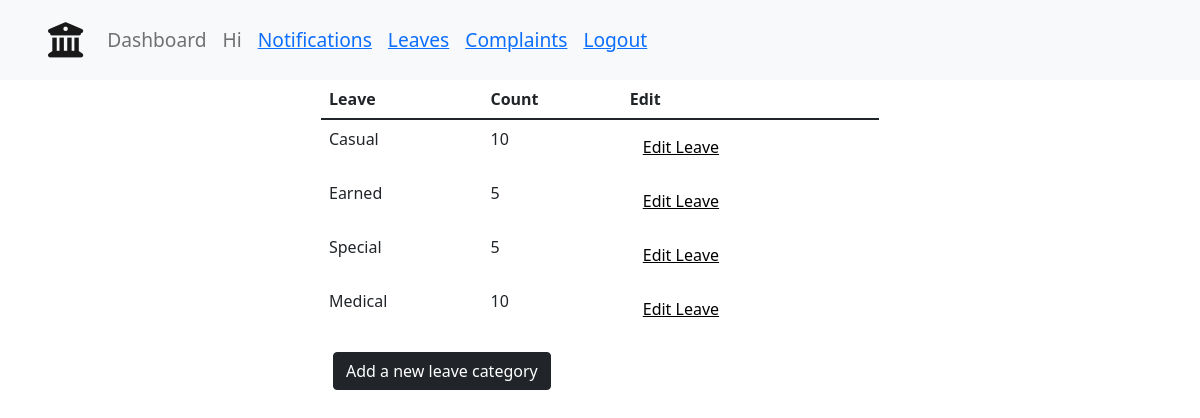
The app's page /admin-dashboard/current-year-leaves/ (signed in), older data.
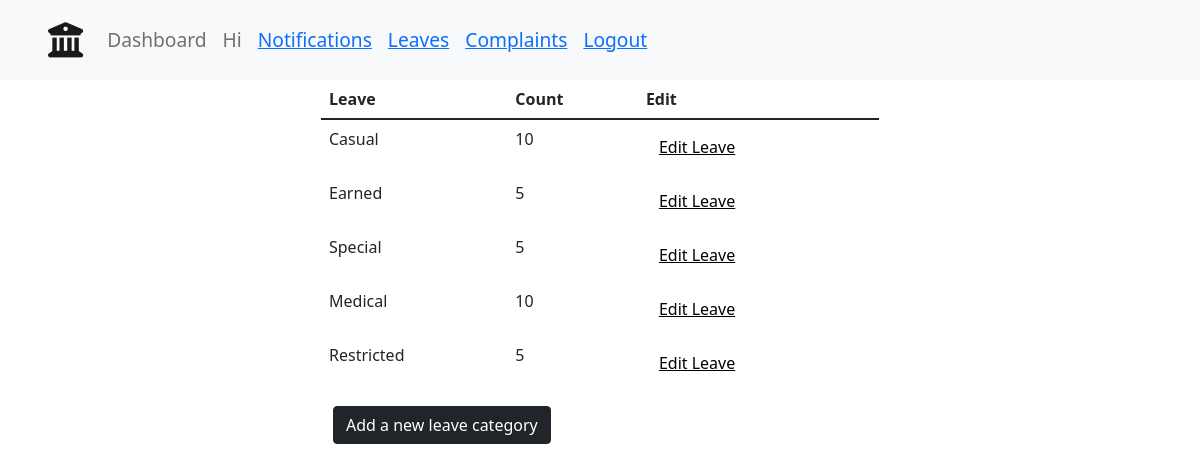
The same page, newer data.
### main/models.py (models this page shows, shortened)
class TotalLeaves(models.Model):
    LeaveName = models.CharField(max_length=100, blank=True)
    count = models.IntegerField(default=0)
    year = models.IntegerField(default=2021)

### main/views.py (the view)
# urls.py: path('admin-dashboard/current-year-leaves/', views.adminLeaves, name='adminLeaves'),
@login_required
def adminLeaves(request):
	if request.user.is_staff:
		year = datetime.datetime.now().year
		leavesThisYear = TotalLeaves.objects.filter(year=year).all()
		context = {
			"leavesThisYear": leavesThisYear
		}
		return render(request, "admin/adminLeaves.html", context)
	else:
		return render(request, "pagenotfound.html")

### templates/admin/adminLeaves.html
{% extends 'base.html' %}
{% load static %}
{% block body %}
{% include 'navbar.html' with staff=staff%}
<div class="container">
    <div class="labs-table">
        <table class="table">
            <thead>
            <tr>
                <th scope="col">Leave</th>
                <th scope="col">Count</th>
                <th scope="col">Edit</th>
            </tr>
            </thead>
            <tbody>
                {% for leave in leavesThisYear %}
            <tr>
                <td>{{leave.LeaveName}}</td>
                <td>{{leave.count}}</td>
                <td>
                 <button class="btn"> <a href="{% url 'main:adminEditLeave' pk=leave.id %}" style="color: black; text-decoration: underline;">Edit Leave</a> </button>
                </td>
            </tr>
            {% endfor %}
            </tbody>
        </table>
        <div class="container">
            <div class="col-lg-12">
                <button class="btn btn-dark"><a style="color: white; text-decoration: none;" href="{% url 'main:newLeave' %}">Add a new leave category</a></button>
            </div>
        </div>
    </div>
</div>
{% endblock body %}

Row changes from the older to the newer data that the page shows:
added TotalLeaves: LeaveName "Restricted", count "5"
